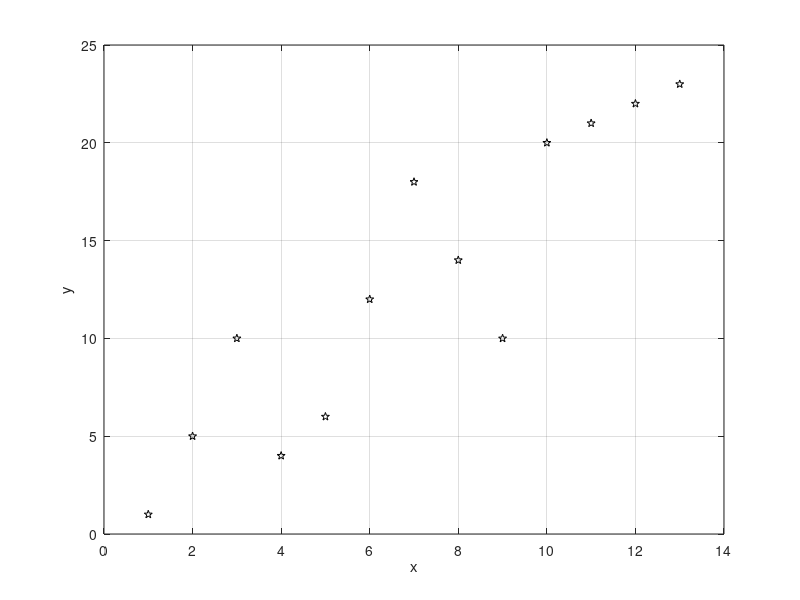

This figure's MATLAB source: (Note: this script raises an error after producing the figure.)
clc; close all; clear;

x = [1:13];
y = [1,5,10,4,6,12,18,14,10,20,21,22,23];
xpol = [0:0.1:13];

plot(x,y,'kp');
xlabel('x');
ylabel('y');
grid on;
hold on;

[a1, a2] = Liniowa(x, y);
ypol = a1.*xpol + a2;
plot(xpol,ypol, 'r');
hold on;

[b,c] = Potegowa(x,y)
ypol2 = b*xpol.^c;
plot(xpol,ypol2, 'b');
hold on;


[b,c] = Wykladnicza(x,y)
ypol3 = b*exp(c*xpol);
plot(xpol,ypol3, 'g');
hold on;

legend('punkty','Liniowa','Potegowa','Wykladnicza');
